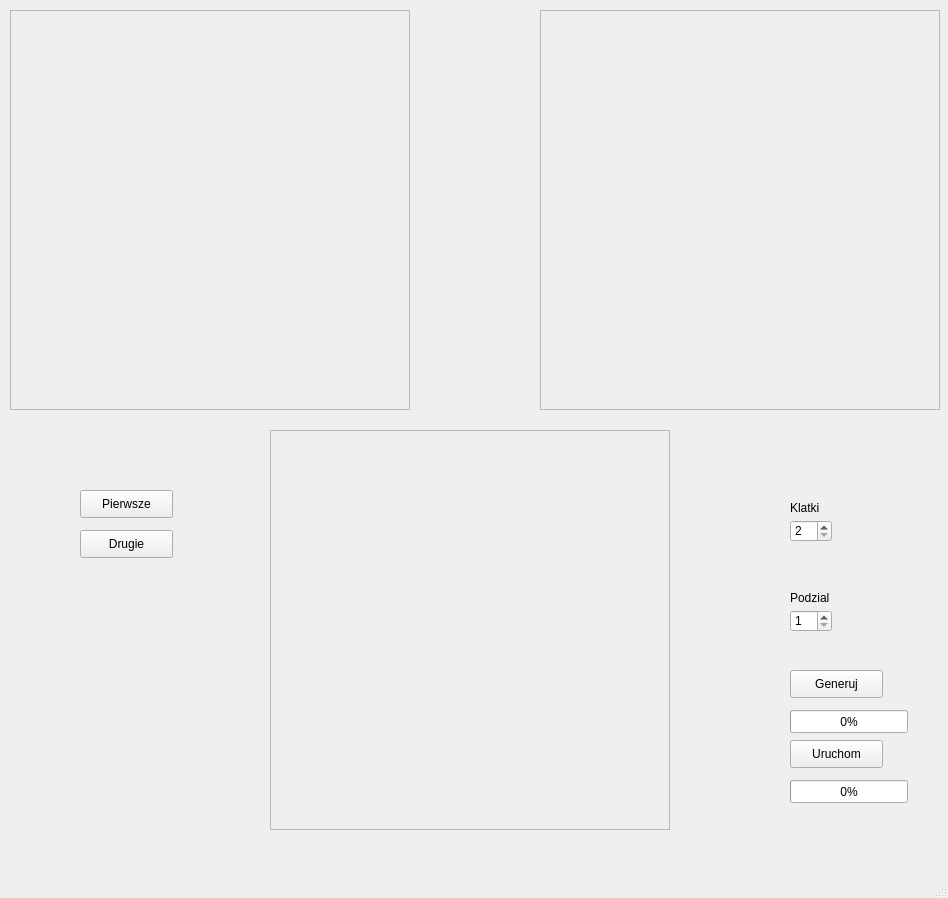
<?xml version="1.0" encoding="UTF-8"?>
<ui version="4.0">
 <class>MyWindow</class>
 <widget class="QMainWindow" name="MyWindow">
  <property name="geometry">
   <rect>
    <x>0</x>
    <y>0</y>
    <width>948</width>
    <height>898</height>
   </rect>
  </property>
  <property name="windowTitle">
   <string>MyWindow</string>
  </property>
  <widget class="QWidget" name="centralWidget">
   <widget class="QFrame" name="rysujFrame">
    <property name="geometry">
     <rect>
      <x>10</x>
      <y>10</y>
      <width>400</width>
      <height>400</height>
     </rect>
    </property>
    <property name="frameShape">
     <enum>QFrame::StyledPanel</enum>
    </property>
    <property name="frameShadow">
     <enum>QFrame::Raised</enum>
    </property>
   </widget>
   <widget class="QFrame" name="rysujFrame_2">
    <property name="geometry">
     <rect>
      <x>540</x>
      <y>10</y>
      <width>400</width>
      <height>400</height>
     </rect>
    </property>
    <property name="frameShape">
     <enum>QFrame::StyledPanel</enum>
    </property>
    <property name="frameShadow">
     <enum>QFrame::Raised</enum>
    </property>
   </widget>
   <widget class="QFrame" name="rysujFrame_3">
    <property name="geometry">
     <rect>
      <x>270</x>
      <y>430</y>
      <width>400</width>
      <height>400</height>
     </rect>
    </property>
    <property name="frameShape">
     <enum>QFrame::StyledPanel</enum>
    </property>
    <property name="frameShadow">
     <enum>QFrame::Raised</enum>
    </property>
   </widget>
   <widget class="QPushButton" name="pushButton">
    <property name="geometry">
     <rect>
      <x>80</x>
      <y>490</y>
      <width>93</width>
      <height>28</height>
     </rect>
    </property>
    <property name="text">
     <string>Pierwsze</string>
    </property>
   </widget>
   <widget class="QPushButton" name="pushButton_2">
    <property name="geometry">
     <rect>
      <x>80</x>
      <y>530</y>
      <width>93</width>
      <height>28</height>
     </rect>
    </property>
    <property name="text">
     <string>Drugie</string>
    </property>
   </widget>
   <widget class="QSpinBox" name="spinBox">
    <property name="geometry">
     <rect>
      <x>790</x>
      <y>520</y>
      <width>42</width>
      <height>22</height>
     </rect>
    </property>
    <property name="minimum">
     <number>2</number>
    </property>
    <property name="maximum">
     <number>100</number>
    </property>
   </widget>
   <widget class="QLabel" name="label">
    <property name="geometry">
     <rect>
      <x>790</x>
      <y>590</y>
      <width>55</width>
      <height>16</height>
     </rect>
    </property>
    <property name="text">
     <string>Podzial</string>
    </property>
   </widget>
   <widget class="QLabel" name="label_2">
    <property name="geometry">
     <rect>
      <x>790</x>
      <y>500</y>
      <width>55</width>
      <height>16</height>
     </rect>
    </property>
    <property name="text">
     <string>Klatki</string>
    </property>
   </widget>
   <widget class="QSpinBox" name="spinBox_2">
    <property name="geometry">
     <rect>
      <x>790</x>
      <y>610</y>
      <width>42</width>
      <height>22</height>
     </rect>
    </property>
    <property name="minimum">
     <number>1</number>
    </property>
    <property name="maximum">
     <number>20</number>
    </property>
   </widget>
   <widget class="QPushButton" name="pushButton_3">
    <property name="geometry">
     <rect>
      <x>790</x>
      <y>670</y>
      <width>93</width>
      <height>28</height>
     </rect>
    </property>
    <property name="text">
     <string>Generuj</string>
    </property>
   </widget>
   <widget class="QPushButton" name="pushButton_4">
    <property name="geometry">
     <rect>
      <x>790</x>
      <y>740</y>
      <width>93</width>
      <height>28</height>
     </rect>
    </property>
    <property name="text">
     <string>Uruchom</string>
    </property>
   </widget>
   <widget class="QProgressBar" name="progressBar">
    <property name="geometry">
     <rect>
      <x>790</x>
      <y>780</y>
      <width>118</width>
      <height>23</height>
     </rect>
    </property>
    <property name="value">
     <number>0</number>
    </property>
   </widget>
   <widget class="QProgressBar" name="progress">
    <property name="geometry">
     <rect>
      <x>790</x>
      <y>710</y>
      <width>118</width>
      <height>23</height>
     </rect>
    </property>
    <property name="value">
     <number>0</number>
    </property>
   </widget>
  </widget>
  <widget class="QMenuBar" name="menuBar">
   <property name="geometry">
    <rect>
     <x>0</x>
     <y>0</y>
     <width>948</width>
     <height>26</height>
    </rect>
   </property>
  </widget>
  <widget class="QStatusBar" name="statusBar"/>
 </widget>
 <layoutdefault spacing="6" margin="11"/>
 <resources/>
 <connections/>
</ui>
